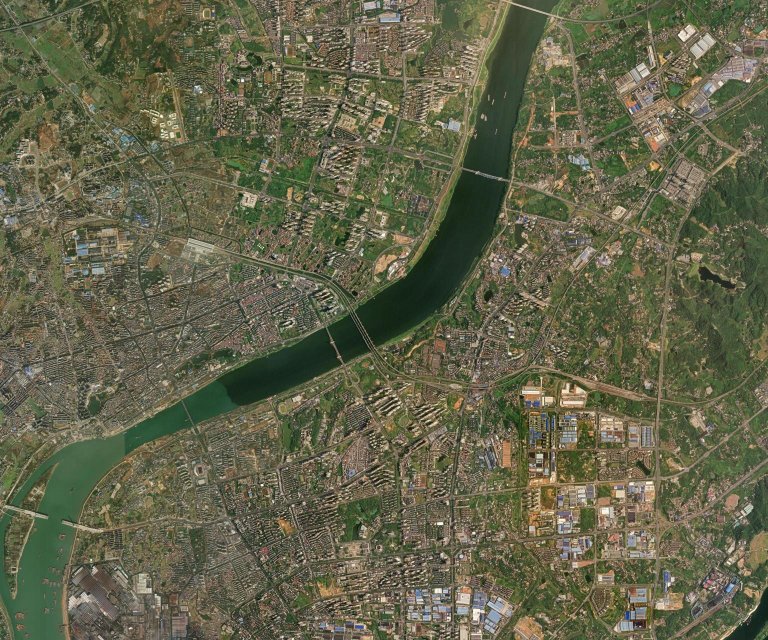
#> input picture 控制网设计/imagery/m_z14.jpg, 1536 x 1280 px, given in place of siteG_z16.jpg, which was not available (shown at 1/2 size)
$ python resite2.py
#> lines starting #> are read from the running program, lines starting #| are printed output that depends on the picture; after the words box and inside, x2 and y2 are one past the last pixel; in counts of white or black regions, pixels touching at a corner belong together
### 控制网设计/scripts/cnet.py
# -*- coding: utf-8 -*-
"""
桥梁 GNSS 施工控制网 模拟优化设计 —— 计算内核
9 点边角网: 方向 1.8″, 边长 2mm + 2ppm
方案1: 固定一点一方向(QZ2 坐标 + QZ2→QZ3 方位角)
方案2: 固定 QZ1、QZ2 两点
"""
import itertools
import math
import sys

import numpy as np

RHO = 206264.806247
SIG_DIR = 1.8
A_D = 2.0
B_D = 2e-6

PTS = ["QZ1", "QZ2", "QZ3", "QN1", "QN2", "BX", "BD", "NN", "ND"]
XY = {
    "QZ1": (0.0, 0.0),
    "QZ2": (660.0, 0.0),
    "QZ3": (800.0, 0.0),
    "QN1": (-330.0, 0.0),
    "QN2": (-515.0, 0.0),
    "BX": (895.0, -470.0),
    "BD": (895.0, 470.0),
    "NN": (-355.0, -385.0),
    "ND": (-355.0, 385.0),
}
ALL_EDGES = [e for e in itertools.combinations(PTS, 2)]
EDGES0 = [e for e in ALL_EDGES if set(e) != {"BD", "NN"}]

IDX = {}
for i, p in enumerate(PTS):
    IDX[("x", p)] = 2 * i
    IDX[("y", p)] = 2 * i + 1
for i, p in enumerate(PTS):
    IDX[("z", p)] = 2 * len(PTS) + i
NU = 3 * len(PTS)


# [102 lines left out: functions azim, dist, build_obs, fixed_cols_of, design_matrix, precision_obs and 1 more, not called in this run]


REQ = dict(mwp=4.0, rel=120000, lo_sig=5.0, lo_rel=300000)


def meets(m):
    return (m["mwp"] <= REQ["mwp"] and m["rel"] >= REQ["rel"]
            and m["lo_sig"] <= REQ["lo_sig"] and m["lo_rel"] >= REQ["lo_rel"])


FIX1 = dict(point="QZ2", azimuth=("QZ2", "QZ3"))
FIX2 = dict(points=["QZ1", "QZ2"])


# [48 lines left out: functions n_dirs_per_station, optimize, not called in this run]


# [14 lines that do not run on import are left out]

### 控制网设计/scripts/resite2.py
# -*- coding: utf-8 -*-
"""在 siteG 影像上选址: 河道从 QZ1-QZ2 之间穿过, 9 点全部在陆地
用法: py resite2.py
"""
import json
import math
import os
import sys

import numpy as np
from PIL import Image

sys.path.insert(0, os.path.dirname(os.path.abspath(__file__)))
import cnet   # noqa: E402

sys.stdout.reconfigure(encoding="utf-8")
BASE = r"C:\Users\31710\OneDrive\Desktop\测量数据\控制网设计"
CFG = dict(image="siteG_z16.jpg", mpp=2.112,
           lon0=112.966919, lon1=112.999878,
           lat_top=27.955591, lat_bot=27.926474)

cnet.XY.update({
    "QZ1": (0.0, 0.0), "QZ2": (400.0, 0.0), "QZ3": (800.0, 0.0),
    "QN1": (-346.8, 0.0), "QN2": (-503.0, 0.0),
    "BX": (831.6, -294.2), "BD": (831.6, 294.2),
    "NN": (-429.6, -232.8), "ND": (-429.6, 232.8)})

im = Image.open(os.path.join(BASE, "imagery", CFG["image"])).convert("RGB")
#> im is the input picture: PIL image 1536x1280 RGB; mean R, G, B 98.7, 99.3, 74.2
a = np.asarray(im).astype(np.int16)
R, G, B = a[:, :, 0], a[:, :, 1], a[:, :, 2]
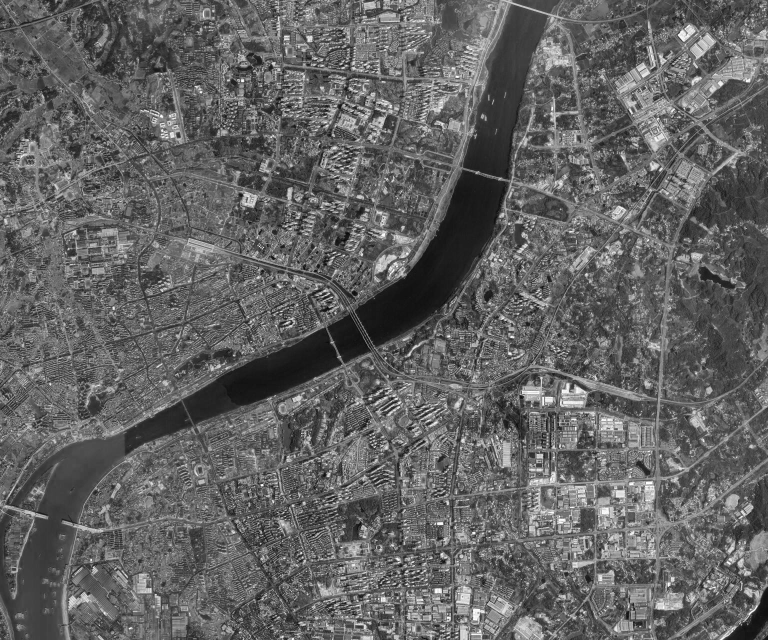
#> R: shape (1280, 1536) int16 (shown at 1/2 size); min 0, max 255, mean 98.7
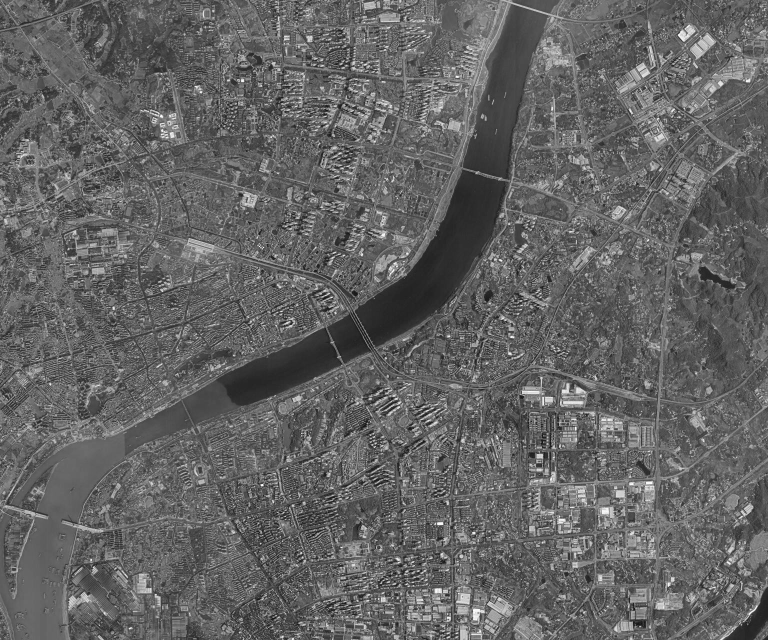
#> G: shape (1280, 1536) int16 (shown at 1/2 size); min 0, max 255, mean 99.3
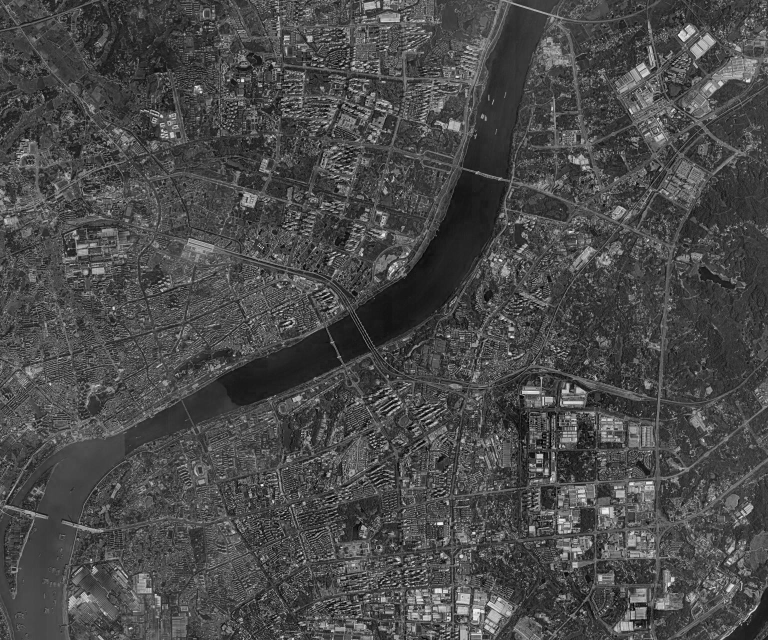
#> B: shape (1280, 1536) int16 (shown at 1/2 size); min 0, max 255, mean 74.2
H, W = R.shape
#> H = 1280; W = 1536
water = (R < 92) & (G < 122) & (B < 108) & (G >= R - 6)
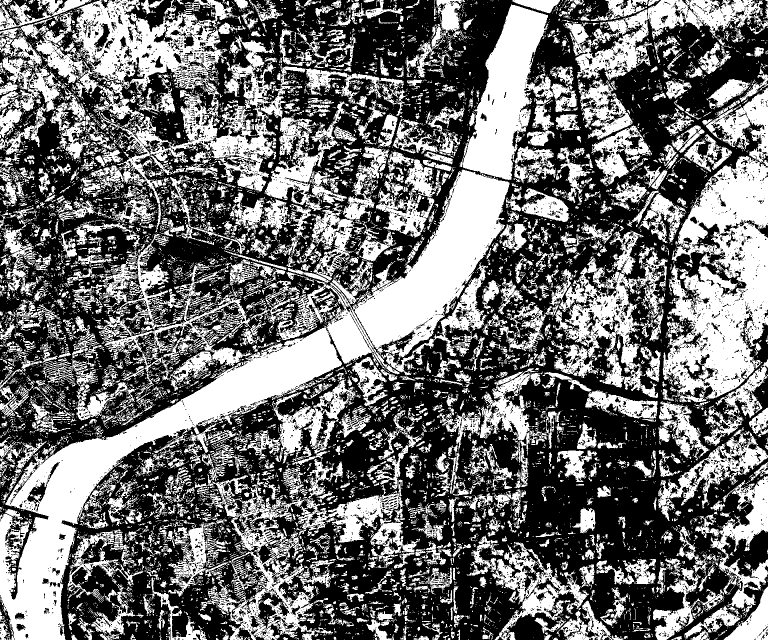
#> water: shape (1280, 1536) bool (shown at 1/2 size); 44% white; 11462 white regions (9822 under 20 px), largest, box (x1, y1, x2, y2) and area: (0, 560, 799, 1280) 93827, (1325, 312, 1536, 798) 60538, (143, 0, 553, 464) 54221
veg = (G > R + 14) & (G > B + 14) & (G > 60)
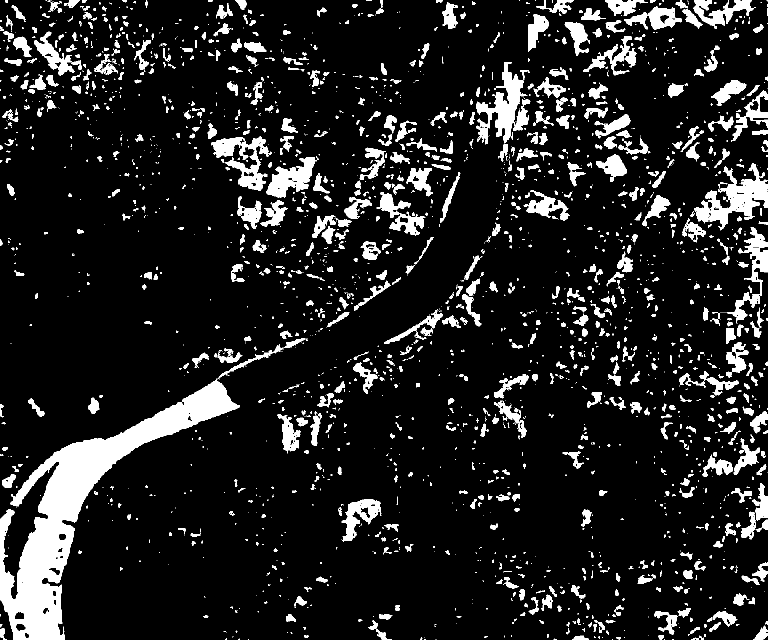
#> veg: shape (1280, 1536) bool (shown at 1/2 size); 11.9% white; 2453 white regions (1528 under 20 px), largest, box (x1, y1, x2, y2) and area: (0, 757, 480, 1280) 53731, (1388, 326, 1536, 461) 7366, (952, 124, 1061, 289) 7093
bright = (R + G + B) / 3.0
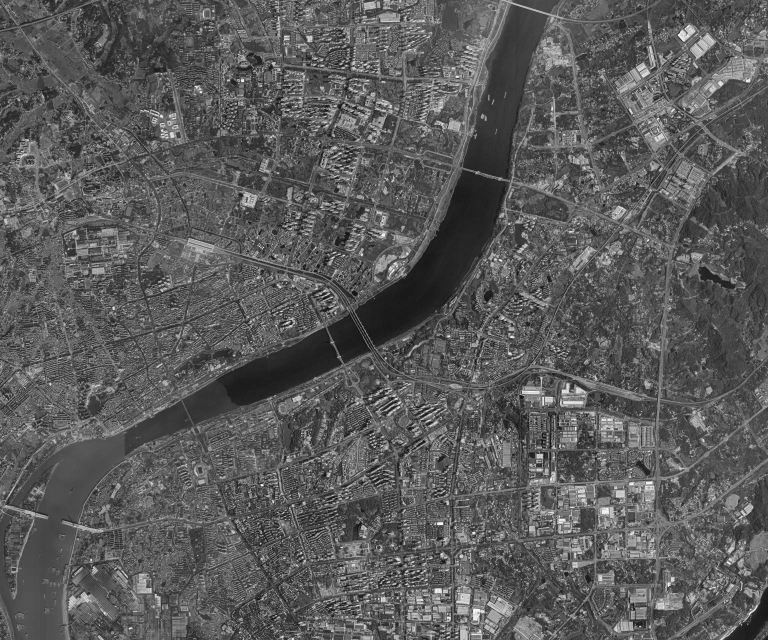
#> bright: shape (1280, 1536) float64 (shown at 1/2 size); min 2.67, max 254.7, mean 90.8
pen = np.zeros((H, W), dtype=np.float32)
pen[water] = 20.0          # 水面绝对禁止
pen[veg] = 1.0
pen[bright > 150] = 2.0    # 房屋


def spans(row):
    m = water[row]
    out, start = [], None
    for x in range(W):
        if m[x] and start is None:
            start = x
        elif not m[x] and start is not None:
            if x - start > 20:
                out.append((start, x - 1))
            start = None
    if start is not None and W - start > 20:
        out.append((start, W - 1))
    return out


def sc(x, y, rad=3):
    xi, yi = int(round(x)), int(round(y))
    if not (rad <= xi < W - rad and rad <= yi < H - rad):
        return 99.0
    return float(pen[yi - rad:yi + rad + 1, xi - rad:xi + rad + 1].mean())


best = []
for y in range(60, H - 60, 3):
    for (x1, x2) in spans(y):
        wm = (x2 - x1) * CFG["mpp"]
        if not (330 <= wm <= 450):
            continue
        for flip in (0, 1):
            # flip=0: QZ1 在左岸(x1 外侧), 桥轴指向 +x
            # flip=1: QZ1 在右岸(x2 外侧), 桥轴指向 -x
            ox = x1 - 10 if flip == 0 else x2 + 10
            th = 0.0 if flip == 0 else math.pi
            ux, uy = math.cos(th), math.sin(th)
            vx, vy = -uy, ux
            pts, tot, ok, nwater = {}, 0.0, True, 0
            for p, (X, Y) in cnet.XY.items():
                x = ox + (X * ux + Y * vx) / CFG["mpp"]
                yy = y + (X * uy + Y * vy) / CFG["mpp"]
                pts[p] = (x, yy)
                s = sc(x, yy)
                if s >= 15:
                    ok = False
                tot += s
            if ok:
                best.append((tot, y, x1, x2, flip, ox, th, pts))

best.sort(key=lambda c: c[0])
print(f"候选 {len(best)}")
#| 候选 11
for c in best[:6]:
    tot, y, x1, x2, flip, ox, th, pts = c
    print(f"  总分 {tot:5.2f} y={y} 河道 {x1}-{x2} ({(x2-x1)*CFG['mpp']:.0f} m) "
          f"flip={flip} 原点=({ox},{y})")
if not best:
    sys.exit("无候选")

tot, y, x1, x2, flip, ox, th, pts = best[0]
#> tot = 36.04; y = 603; x1 = 732; x2 = 896; ox = 722
print("\n选定:")
for p in cnet.PTS:
    x, yy = pts[p]
    lo = CFG["lon0"] + x / W * (CFG["lon1"] - CFG["lon0"])
    la = CFG["lat_top"] - yy / H * (CFG["lat_top"] - CFG["lat_bot"])
    print(f"  {p:4s} ({x:7.1f},{yy:7.1f}) 得分={sc(x,yy):.2f} "
          f"({lo:.5f},{la:.5f})")
info = dict(CFG, origin=[ox, y], angle_rad=th, river=[x1, y, x2],
            width_m=(x2 - x1) * CFG["mpp"])
info.pop("mpp", None)
info["mpp"] = CFG["mpp"]
with open(os.path.join(BASE, "resite.json"), "w", encoding="utf-8") as f:
    json.dump(info, f, ensure_ascii=False, indent=1)
print("saved resite.json")
